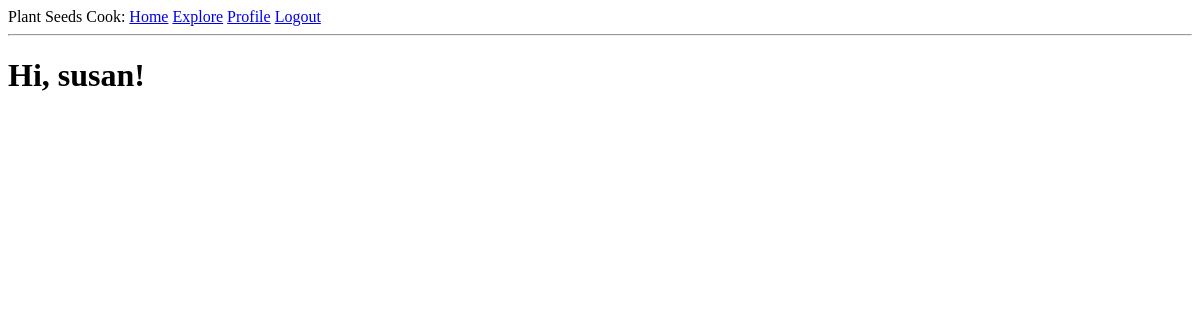
The page /explore (signed in) on the database as committed earlier.
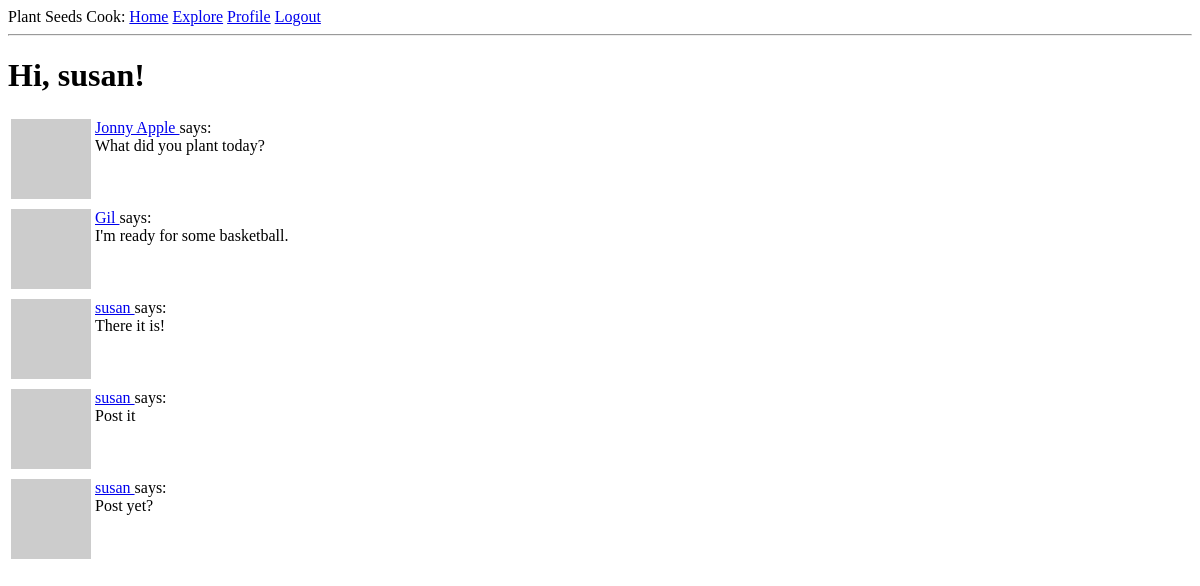
The same page on the database as committed later.
### app/models.py (models this page shows, shortened)
class Post(db.Model):
    id: so.Mapped[int] = so.mapped_column(primary_key=True)
    body: so.Mapped[str] = so.mapped_column(sa.String(140))
    timestamp: so.Mapped[datetime] = so.mapped_column(
        index=True, default=lambda: datetime.now(timezone.utc))
    user_id: so.Mapped[int] = so.mapped_column(sa.ForeignKey(User.id), index=True)
    author: so.Mapped[User] = so.relationship(back_populates='posts')

class User(UserMixin, db.Model):
    id: so.Mapped[int] = so.mapped_column(primary_key=True)
    username: so.Mapped[str] = so.mapped_column(sa.String(64), index=True, unique=True)
    email: so.Mapped[str] = so.mapped_column(sa.String(120), index=True, unique=True)
    password_hash: so.Mapped[Optional[str]] = so.mapped_column(sa.String(256))
    posts: so.WriteOnlyMapped['Post'] = so.relationship(
        back_populates='author')
    about_me: so.Mapped[Optional[str]] = so.mapped_column(sa.String(140))
    last_seen: so.Mapped[Optional[datetime]] = so.mapped_column(
        default=lambda: datetime.now(timezone.utc))
    following: so.WriteOnlyMapped['User'] = so.relationship(
        secondary=followers, primaryjoin=(followers.c.follower_id == id),
        secondaryjoin=(followers.c.followed_id == id),
        back_populates='followers')
    followers: so.WriteOnlyMapped['User'] = so.relationship(
        secondary=followers, primaryjoin=(followers.c.followed_id == id),
        secondaryjoin=(followers.c.follower_id == id),
        back_populates='following')
    def avatar(self, size):
        digest = md5(self.email.lower().encode('utf-8')).hexdigest()
        return f'https://www.gravatar.com/avatar/{digest}?d=identicon&s={size}'

### app/routes.py (the view)
@app.route('/explore')
@login_required
def explore():
    query = sa.select(Post).order_by(Post.timestamp.desc())
    posts = db.session.scalars(query).all()
    return render_template('index.html', title='Explore', posts=posts)

### app/models.py (called while the page is built)
@login.user_loader
def load_user(id):
    return db.session.get(User, int(id))

### app/routes.py (called while the page is built)
@app.before_request
def before_request():
    if current_user.is_authenticated:
        current_user.last_seen = datetime.now(timezone.utc)
        db.session.commit()

### app/templates/index.html (shortened to what this page needs)
{% extends "base.html" %}
{% block content %}
    <h1>Hi, {{ current_user.username }}!</h1>
    {% for post in posts %}
        {% include '_post.html' %}
    {% endfor %}
{% endblock %}

### app/templates/_post.html
<table>
    <tr valign="top">
        <td><img src="{{ post.author.avatar(36) }}"></td>
        <td>
            <a href="{{ url_for('user', username=post.author.username) }}">
                {{ post.author.username }}
            </a>
            says:<br>{{ post.body }}
        </td>
    </tr>
</table>

Rows that differ between the two databases and show on the page:
added Post: author.username "Jonny Apple", body "What did you plant today?"
added Post: author.username "Gil", body "I'm ready for some basketball."
added Post: author.username "susan", body "There it is!"
added Post: author.username "susan", body "Post it"
added Post: author.username "susan", body "Post yet?"
